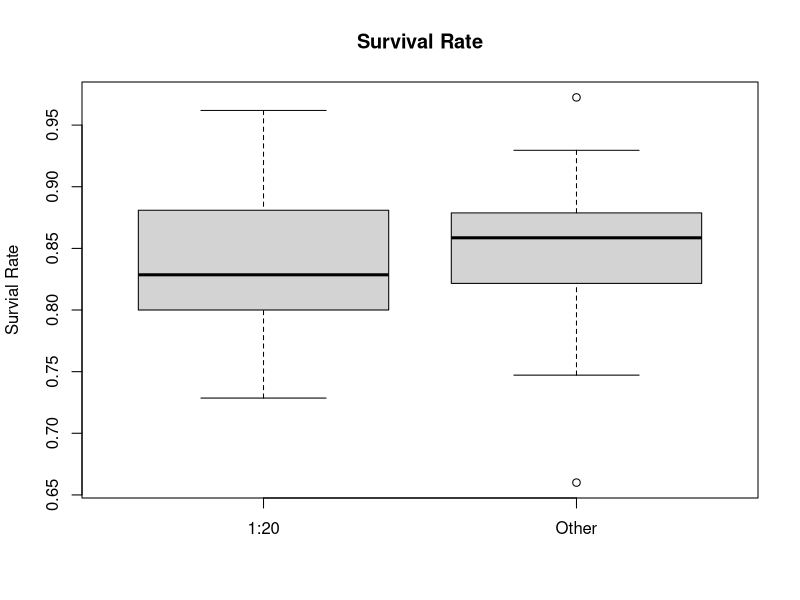
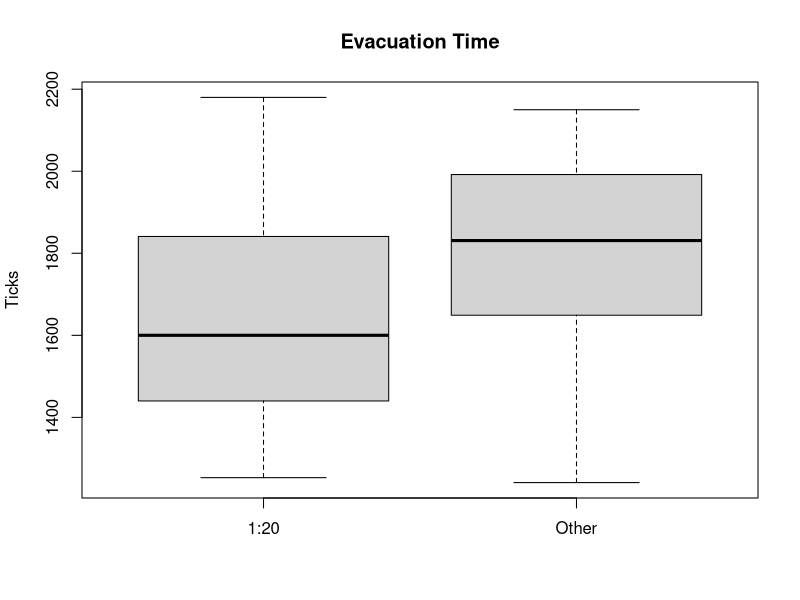

Write R code to recreate these figures, in order.
efficiencyFromData <- function(data) {
  odds <- seq(1, nrow(data), 2)
  evens <- seq(2, nrow(data), 2)
  
  time <- data[evens, "tick"]
  efficiency.d <- (data[odds, "doctor_count"] - data[evens, "dead_doctor_count"]) / data[odds, "doctor_count"]
  efficiency.p <- (data[odds, "patient_count"] - data[evens, "dead_patient_count"]) / data[odds, "patient_count"]
  efficiency.t <- (data[odds, "doctor_count"] + data[odds, "patient_count"] - data[evens, "dead_doctor_count"] - data[evens, "dead_patient_count"]) / (data[odds, "doctor_count"] + data[odds, "patient_count"])
  
  efficiency <- data.frame(time, efficiency.d, efficiency.p, efficiency.t)
  return(efficiency)
}

data.20 <- read.table('../output/end_count.2016.Apr.24.19_15_59.txt', header=TRUE, sep=',')
data.other <- read.table('../output/end_count.2016.Apr.24.17_11_43.txt', header=TRUE, sep=',')
efficiency.20 <- efficiencyFromData(data.20)
efficiency.other <- efficiencyFromData(data.other)

survival <- c(efficiency.20["efficiency.t"], efficiency.other["efficiency.t"])
names(survival) <- c("1:20", "Other")
boxplot(survival)
title(main="Survival Rate", ylab="Survial Rate")

time <- c(efficiency.20["time"], efficiency.other["time"])
names(time) <- c("1:20", "Other")
boxplot(time)
title(main="Evacuation Time", ylab="Ticks")
